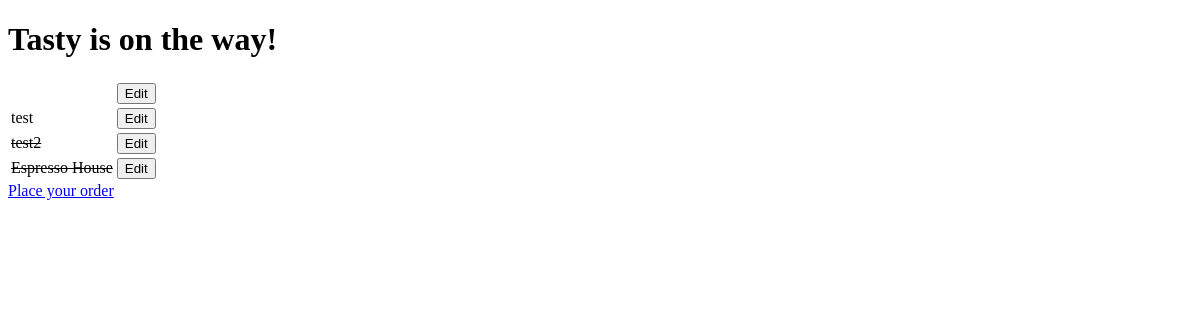
Before: / with the older database file.
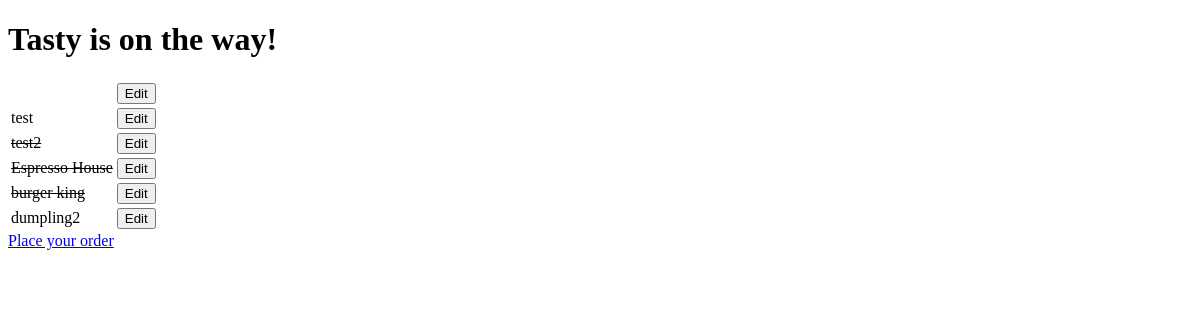
After: the same page with the newer database file.
### booking/models.py (models this page shows, shortened)
class Order(models.Model):
    name = models.CharField(max_length=50, null=False, blank=False)
    done = models.BooleanField(null=False, blank=False, default=False)

### booking/views.py (the view)
# urls.py: path('', book_ing, name='home'),
def book_ing(request):
    orders = Order.objects.all()
    context = {
        'orders': orders
    }
    return render(request, 'booking/home.html', context)

### booking/templates/booking/home.html (shortened to what this page needs)
<!DOCTYPE html>
<html lang="en">
<head>
</head>
<body>
    <h1>Tasty is on the way!</h1>
    <table>
        {% for order in orders %}
            <tr>
            {% if order.done %}
                <td><strike>{{ order.name }}</strike></td>
            {% else %}
                <td>{{ order.name }}</td>
            {% endif %}
            <td>
                <a href="/edit/{{ order.id }}">
                    <button>Edit</button>
                </a>
            </td>
            </tr>
        {% empty %}
        <tr><td>You have not order anything yet!</td></tr>
        {% endfor%}
    </table>
    <a href="/place_order">Place your order</a>
</body>
</html>

Changed rows visible on the page:
added Order: name "burger king"
added Order: name "dumpling2"
